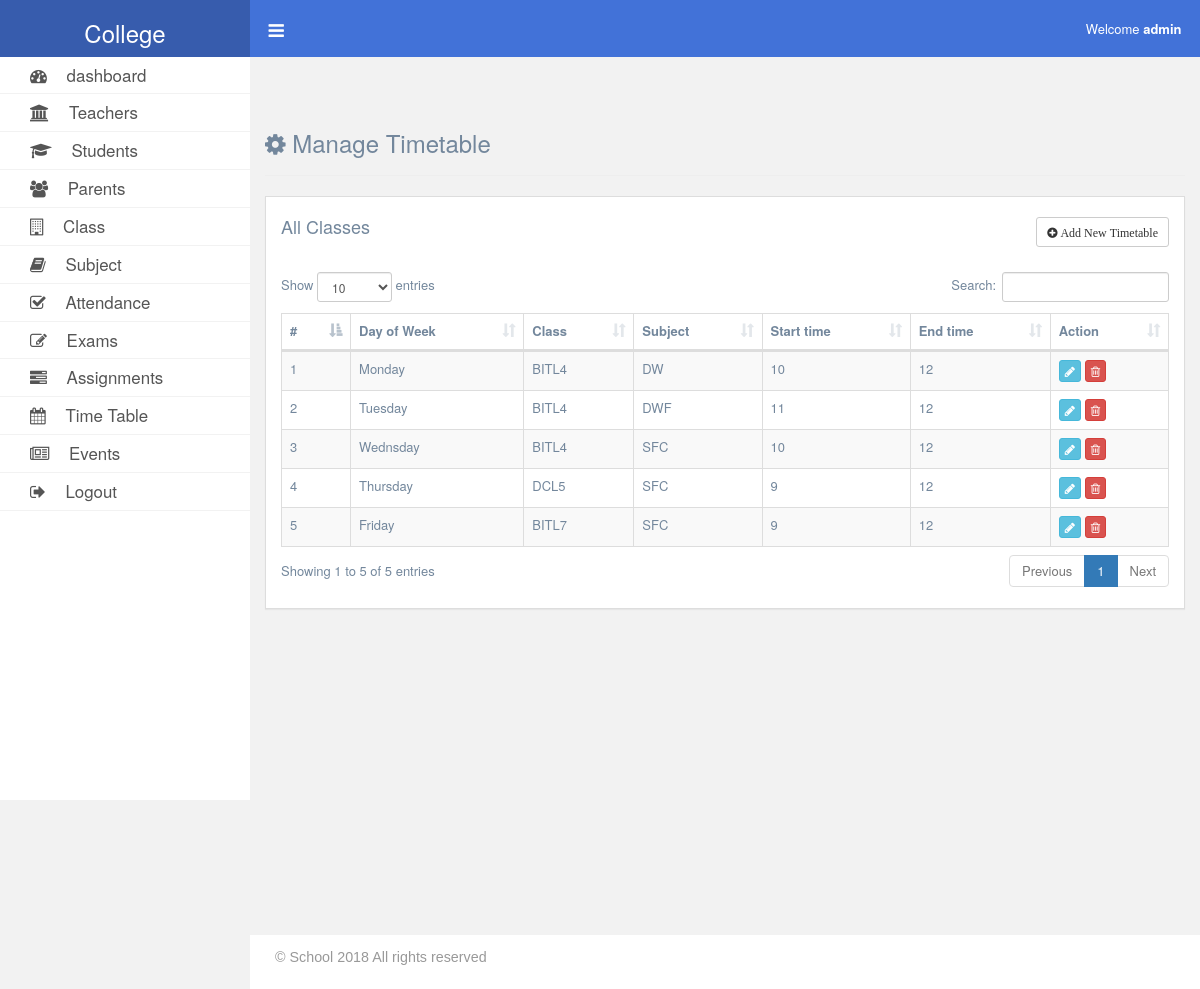
The app's page /admin/timetable.php (signed in) with its own data.
### tables this page shows
CREATE TABLE IF NOT EXISTS `timetable` (
`id` int(11) NOT NULL,
  `day` varchar(60) NOT NULL,
  `class_code` varchar(60) NOT NULL,
  `subject_code` varchar(60) NOT NULL,
  `time_start` int(11) NOT NULL,
  `time_end` int(11) NOT NULL
);

### admin/includes/functions.php (called while the page is built, shortened)
<?php
    function admin_login(){
        if(isset($_SESSION['admin_id']) && !empty($_SESSION['admin_id'])){
            return true;
        }else{
            return false;
        }
    }
    function getadminfield($db,$field){
        $id = $_SESSION['admin_id'];
        $stmt = $db->prepare("select * from admin where id=?");
        $stmt->bindParam(1,$id);
        $stmt->execute();
        $row = $stmt->fetch();
        $output = $row["{$field}"];
        return $output;
    }
    function simpleSelect($db , $table){
        $stmt=$db->prepare("SELECT * FROM $table");
        $stmt->execute();
        return $stmt;
    }
?>

### admin/timetable.php (the view, shortened to what this page needs)
<?php
    require_once ('../config/database.php');
    require_once ('includes/functions.php');
    if(admin_login()){
    $count = 1;
    $stmt = simpleSelect($db,'timetable');
    }else{
        redirect_to('login.php');
    }
?>
<?php include ('includes/header.php'); ?>
    <div class="content">
        <div class="container-fluid">
            <div class="row">
                <div class="col-md-12">
                    <div class="page-header">
                        <h3> <i class="fa fa-cog animated rollIn"></i> Manage Timetable</h3>
                    </div>
                    <div class="panel panel-default">
                        <div class="panel-heading">
                            <div class="panel-title">
                                <h4>All Classes
                                    <span class="pull-right"><button class="btn btn-default btn-sm" data-toggle="modal" data-target="#addTimetable" ><i class="fa fa-plus-circle"> Add New Timetable</i></button></span>
                                </h4>
                            </div>
                        </div>
                        <div class="panel-body">
                            <div class="table-responsive">
                                <table id="dataTable" class="timeTable table table-striped table-bordered">
                                    <thead>
                                        <tr>
                                            <th>#</th>
                                            <th>Day of Week</th>
                                            <th>Class</th>
                                            <th>Subject</th>
                                            <th>Start time</th>
                                            <th>End time</th>
                                            <th>Action</th>
                                        </tr>
                                    </thead>
                                    <tbody>
                                        <?php
                                        while($row = $stmt->fetch()){
                                        ?>
                                        <tr>
                                            <td><?= $count; ?></td>
                                            <td><?= $row['day']; ?></td>
                                            <td><?= $row['class_code']; ?></td>
                                            <td><?= $row['subject_code']; ?></td>
                                            <td><?= $row['time_start']; ?></td>
                                            <td><?= $row['time_end']; ?></td>
                                            <td>
                                                <button class="btn btn-xs btn-info" data-id="<?= $row['id']; ?>" data-toggle="modal" data-target="#editTimetable">
                                                    <i class="fa fa-pencil"></i>
                                                </button>
                                                <button class="timetable_delete btn btn-xs btn-danger" data-id="<?= $row['id']; ?>">
                                                    <i class="fa fa-trash-o"></i>
                                                </button>
                                            </td>
                                        </tr>
                                        <?php $count = $count+1; } ?>
                                    </tbody>
                                </table>
                            </div>
                        </div>
                    </div>
                </div>
            </div>
        </div>
    </div>
<?php include ('includes/footer.php');

### admin/includes/header.php (shortened to what this page needs)
<?php
    require_once ('../config/database.php');
    require_once ('includes/functions.php');
?>
<!DOCTYPE html>
<html lang="en">
<head>
    <link rel="stylesheet" href="../css/bootstrap.css">
    <link rel="stylesheet" href="fonts/font-awesome/css/font-awesome.css">
    <link rel="stylesheet" type="text/css" href="../alertifyjs/css/alertify.css">
	<link rel="stylesheet" type="text/css" href="../alertifyjs/css/themes/default.css">
    <link rel="stylesheet" href="../css/animate.css">
    <link rel="stylesheet" href="css/default.css">
    <link rel="stylesheet" href="../css/dataTables.bootstrap.css">
    <link rel="stylesheet" href="../css/datatables.net-bs/css/dataTables.bootstrap.css">
    <link rel="stylesheet" href="../css/datatables.net-responsive/css/responsive.bootstrap.css">
    <link rel="stylesheet" href="../css/bootstrap-daterangepicker/daterangepicker.css">
</head>
<body>
    <div class="wrapper">
        <nav id="sidebar" class="hidden-xs">
            <div class="sidebar-header">
                <h3><a href="index.php">College</a></h3>
            </div>
            <ul class="unstyled-list components">
            <?php
                if(admin_login()){
                    echo'
                    <li><a href="index.php"> <i class="fa fa-dashboard"></i> <span style="margin-left:15px;"> dashboard</span></a></li>
                    <li><a href="teachers.php"><i class="fa fa-university"></i> <span style="margin-left:15px;"> Teachers</span></a></li>
                    <li><a href="students.php"><i class="fa fa-mortar-board"></i> <span style="margin-left:15px;">Students</span></a></li>
                    <li><a href="parents.php"><i class="fa fa-users"></i> <span style="margin-left:15px;"> Parents</span></a></li>
                    <li><a href="class.php"><i class="fa fa-building-o"></i> <span style="margin-left:15px;"> Class</span></a></li>
                    <li><a href="subject.php"><i class="fa fa-book"></i> <span style="margin-left:15px;"> Subject</span></a></li>
                    <li><a href="attendance.php"><i class="fa fa-check-square-o"></i> <span style="margin-left:15px;"> Attendance</span></a></li>
                    <li><a href="exams.php"><i class="fa fa-edit"></i> <span style="margin-left:15px;"> Exams</span></a></li>
                    <li><a href="assignment.php"><i class="fa fa-tasks"></i> <span style="margin-left:15px;"> Assignments</span></a></li>
                    <li><a href="timetable.php"><i class="fa fa-calendar"></i> <span style="margin-left:15px;"> Time Table</span></a></li>
                    <li><a href="events.php"><i class="fa fa-newspaper-o"></i> <span style="margin-left:15px;"> Events</span></a></li>
                    <li><a href="logout.php"><i class="fa fa-sign-out"></i> <span style="margin-left:15px;">Logout</span></a></li>';
                }else if(teacher_login()){
                    echo'
                    <li><a href="students.php"><i class="fa fa-mortar-board"></i> <span style="margin-left:15px;">Students</span></a></li>
                    <li><a href="parents.php"><i class="fa fa-users"></i> <span style="margin-left:15px;"> Parents</span></a></li>
                    <li><a href="attendance.php"><i class="fa fa-check-square-o"></i> <span style="margin-left:15px;"> Attendance</span></a></li>
                    <li><a href="exams.php"><i class="fa fa-edit"></i> <span style="margin-left:15px;"> Exams</span></a></li>
                    <li><a href="assignment.php"><i class="fa fa-tasks"></i> <span style="margin-left:15px;"> Assignments</span></a></li>
                    <li><a href="logout.php"><i class="fa fa-sign-out"></i> <span style="margin-left:15px;">Logout</span></a></li>';
                }else{
                    redirect_to('login.php');
                }
            ?>
            </ul>
        </nav>
        <div id="page-content">
            <nav class="navbar navbar-default hidden-xs">
                <div class="container-fluid">
                    <div class="navbar-header">
                        <a id="togglesidebar" class="navbar-brand">
                            <i class="fa fa-bars"></i>
                        </a>
                    </div>
                    <div>
                        <ul class="nav navbar-nav navbar-right">
                        <?php
                            if(admin_login()){
                                $name = getadminfield($db,'first_name');
                                echo '<li><a>Welcome <strong>'.$name.'</strong></a></li>';
                            }else if(teacher_login()){
                                $name = getTeacherfield($db,'first_name');
                                echo '<li><a>Welcome<strong> '.$name.'</strong></a></li>';
                            }
                        ?>
                        </ul>
                    </div>
                </div>
            </nav>

### admin/css/default.css (style rules this page uses)
body { background: #f2f2f2; color: #73879c; font-family: "Helvetica Neue",Roboto,Arial,"Droid Sans",sans-serif; font-size: 13px; font-weight: 400; line-height: 1.471; }
a, a:hover, a:focus { color: inherit; text-decoration: none; outline: 0; transition: all 0.3s; }
.wrapper { display: flex; align-items: stretch; }
.navbar-default { position: fixed; width: calc(100% - 250px); margin-bottom: 40px; z-index: 1; background:#4272d8; border-color:#4272d8;; border-radius: 0; padding: 2.5px; transition: all 0.3s; }
.navbar-default ul li>a, .navbar-brand { color: #fff!important; }
#sidebar { width:250px; position:fixed; top:0; left:0; height:100vh; z-index: 999; background: #fff;; color: #fff!important; transition: all 0.3s; }
#sidebar .sidebar-header { padding: 0.1px; background: #375cad; text-align: center; }
#sidebar ul.components { padding: 10px 0; margin-top: -10px; }
#sidebar ul li a { padding: 6px; padding-left: 30px; font-size: 1.3em; display: block; border-bottom: 1px solid #f2f2f2; color: #555555; }
#page-content { width: calc(100% - 250px); padding: 0px; min-height: 100vh; transition: all 0.3s; position: absolute; top: 0; right: 0; }
.content { margin-top: 90px; min-height: 100vh; }
.panel { border-radius:0; }
.panel-heading { background: #fff!important; border: 0; color: #73879c!important; }

### records on screen
timetable: day "Monday", class_code "BITL4", subject_code "DW", time_start "10", time_end "12"
timetable: day "Tuesday", class_code "BITL4", subject_code "DWF", time_start "11", time_end "12"
timetable: day "Wednsday", class_code "BITL4", subject_code "SFC", time_start "10", time_end "12"
timetable: day "Thursday", class_code "DCL5", subject_code "SFC", time_start "9", time_end "12"
timetable: day "Friday", class_code "BITL7", subject_code "SFC", time_start "9", time_end "12"

### other values on screen
$name "admin"
